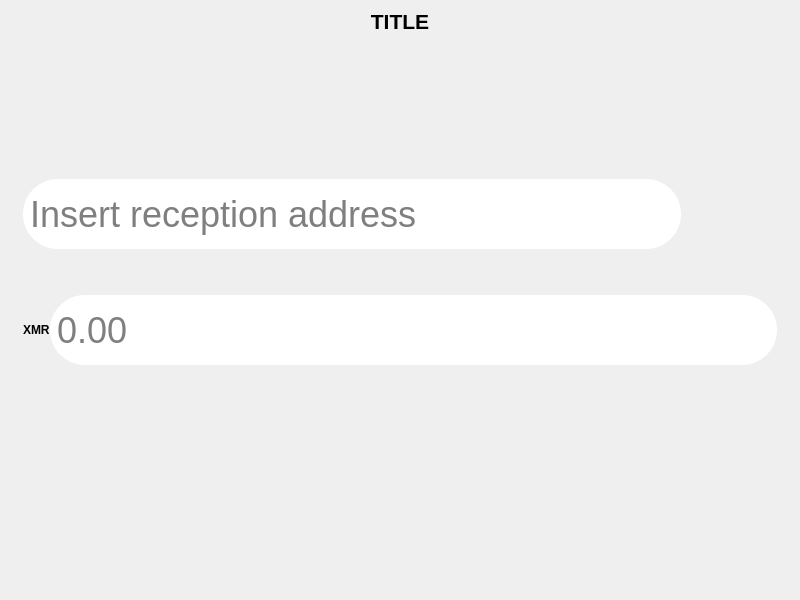
<?xml version="1.0" encoding="UTF-8"?>
<ui version="4.0">
 <class>MainWindow</class>
 <widget class="QMainWindow" name="MainWindow">
  <property name="geometry">
   <rect>
    <x>0</x>
    <y>0</y>
    <width>800</width>
    <height>600</height>
   </rect>
  </property>
  <property name="windowTitle">
   <string>XmrSigner Companion</string>
  </property>
  <property name="windowIcon">
   <iconset resource="icons.qrc">
    <normaloff>:/images/logo_black_188.png</normaloff>:/images/logo_black_188.png</iconset>
  </property>
  <widget class="QWidget" name="centralwidget">
   <property name="baseSize">
    <size>
     <width>0</width>
     <height>100</height>
    </size>
   </property>
   <layout class="QVBoxLayout" name="verticalLayout">
    <item>
     <widget class="QLabel" name="titleLabel">
      <property name="font">
       <font>
        <pointsize>16</pointsize>
        <bold>true</bold>
       </font>
      </property>
      <property name="text">
       <string>TITLE</string>
      </property>
      <property name="alignment">
       <set>Qt::AlignCenter</set>
      </property>
     </widget>
    </item>
    <item>
     <widget class="QStackedWidget" name="stackedWidget">
      <property name="currentIndex">
       <number>5</number>
      </property>
      <widget class="QWidget" name="scanViewWalletQrPage">
       <layout class="QHBoxLayout" name="verticalLayout_2">
        <item>
         <widget class="QLabel" name="scanImageLabel">
          <property name="minimumSize">
           <size>
            <width>200</width>
            <height>200</height>
           </size>
          </property>
          <property name="autoFillBackground">
           <bool>false</bool>
          </property>
          <property name="styleSheet">
           <string notr="true">QLabel {
											background-color: white;
											border-radius: 25px;
											padding: 20px;
												}</string>
          </property>
          <property name="text">
           <string/>
          </property>
          <property name="pixmap">
           <pixmap resource="icons.qrc">:/icons/icons/Cam qr.svg</pixmap>
          </property>
          <property name="scaledContents">
           <bool>false</bool>
          </property>
          <property name="alignment">
           <set>Qt::AlignCenter</set>
          </property>
         </widget>
        </item>
        <item>
         <spacer name="horizontalSpacer_5">
          <property name="orientation">
           <enum>Qt::Horizontal</enum>
          </property>
          <property name="sizeHint" stdset="0">
           <size>
            <width>40</width>
            <height>20</height>
           </size>
          </property>
         </spacer>
        </item>
        <item>
         <widget class="QLabel" name="scanInstructionLabel">
          <property name="frameShape">
           <enum>QFrame::StyledPanel</enum>
          </property>
          <property name="text">
           <string>SCAN INSTRUCTION</string>
          </property>
          <property name="alignment">
           <set>Qt::AlignCenter</set>
          </property>
          <property name="wordWrap">
           <bool>true</bool>
          </property>
         </widget>
        </item>
        <item>
         <spacer name="horizontalSpacer_4">
          <property name="orientation">
           <enum>Qt::Horizontal</enum>
          </property>
          <property name="sizeHint" stdset="0">
           <size>
            <width>40</width>
            <height>20</height>
           </size>
          </property>
         </spacer>
        </item>
       </layout>
      </widget>
      <widget class="QWidget" name="connectPage">
       <layout class="QHBoxLayout" name="verticalLayout_3">
        <item>
         <widget class="QLineEdit" name="nodeAddressEdit">
          <property name="styleSheet">
           <string notr="true">QLineEdit {
											background-color: white;
											color: black;
											font-size: 36px;
											border-radius: 35px;
											padding: 5px;
											min-height: 60px;
											max-height: 60px;
												}</string>
          </property>
          <property name="text">
           <string>http://127.0.0.1</string>
          </property>
          <property name="alignment">
           <set>Qt::AlignCenter</set>
          </property>
          <property name="placeholderText">
           <string>Node Address</string>
          </property>
         </widget>
        </item>
        <item>
         <spacer name="horizontalSpacer">
          <property name="orientation">
           <enum>Qt::Horizontal</enum>
          </property>
          <property name="sizeType">
           <enum>QSizePolicy::Minimum</enum>
          </property>
          <property name="sizeHint" stdset="0">
           <size>
            <width>40</width>
            <height>20</height>
           </size>
          </property>
         </spacer>
        </item>
        <item>
         <widget class="QLineEdit" name="nodePortEdit">
          <property name="styleSheet">
           <string notr="true">QLineEdit {
											background-color: white;
											color: black;
											font-size: 36px;
											border-radius: 35px;
											padding: 5px;
											min-height: 60px;
											max-height: 60px;
												}</string>
          </property>
          <property name="text">
           <string>18082</string>
          </property>
          <property name="maxLength">
           <number>6</number>
          </property>
          <property name="alignment">
           <set>Qt::AlignCenter</set>
          </property>
          <property name="placeholderText">
           <string>Node Port</string>
          </property>
         </widget>
        </item>
       </layout>
      </widget>
      <widget class="QWidget" name="walletSynchronizationPage">
       <layout class="QVBoxLayout" name="verticalLayout_4">
        <item>
         <spacer name="verticalSpacer_2">
          <property name="orientation">
           <enum>Qt::Vertical</enum>
          </property>
          <property name="sizeHint" stdset="0">
           <size>
            <width>20</width>
            <height>40</height>
           </size>
          </property>
         </spacer>
        </item>
        <item>
         <widget class="QProgressBar" name="syncProgressBar">
          <property name="styleSheet">
           <string notr="true">QProgressBar {
											background-color: white;
											border-radius: 60px;
											min-height: 100px;
											max-height: 100px;
											padding: 10px;
											text-align: center;
											color: purple;
											font-size: 50px;
											}
											QProgressBar::chunk {
											background-color: gray;
											border-radius: 50px;
												}</string>
          </property>
          <property name="value">
           <number>50</number>
          </property>
         </widget>
        </item>
        <item>
         <layout class="QHBoxLayout" name="horizontalLayout_2">
          <item>
           <spacer name="horizontalSpacer_2">
            <property name="orientation">
             <enum>Qt::Horizontal</enum>
            </property>
            <property name="sizeHint" stdset="0">
             <size>
              <width>40</width>
              <height>20</height>
             </size>
            </property>
           </spacer>
          </item>
          <item>
           <widget class="QLabel" name="label">
            <property name="minimumSize">
             <size>
              <width>32</width>
              <height>32</height>
             </size>
            </property>
            <property name="maximumSize">
             <size>
              <width>64</width>
              <height>64</height>
             </size>
            </property>
            <property name="styleSheet">
             <string notr="true">QLabel {
													fill: purple;
														}</string>
            </property>
            <property name="text">
             <string/>
            </property>
            <property name="pixmap">
             <pixmap resource="icons.qrc">:/icons/icons/Finger print.svg</pixmap>
            </property>
            <property name="scaledContents">
             <bool>true</bool>
            </property>
            <property name="margin">
             <number>10</number>
            </property>
           </widget>
          </item>
          <item>
           <widget class="QLabel" name="fingerprintLabel">
            <property name="font">
             <font>
              <family>Bitstream Charter</family>
              <pointsize>28</pointsize>
             </font>
            </property>
            <property name="text">
             <string>Fingerprint: 5DD259</string>
            </property>
            <property name="alignment">
             <set>Qt::AlignCenter</set>
            </property>
           </widget>
          </item>
          <item>
           <spacer name="horizontalSpacer_3">
            <property name="orientation">
             <enum>Qt::Horizontal</enum>
            </property>
            <property name="sizeHint" stdset="0">
             <size>
              <width>40</width>
              <height>20</height>
             </size>
            </property>
           </spacer>
          </item>
         </layout>
        </item>
        <item>
         <spacer name="verticalSpacer_3">
          <property name="orientation">
           <enum>Qt::Vertical</enum>
          </property>
          <property name="sizeHint" stdset="0">
           <size>
            <width>20</width>
            <height>40</height>
           </size>
          </property>
         </spacer>
        </item>
       </layout>
      </widget>
      <widget class="QWidget" name="outputsQrPage">
       <layout class="QHBoxLayout" name="verticalLayout_5">
        <item>
         <widget class="QLabel" name="qrCodeLabel">
          <property name="minimumSize">
           <size>
            <width>200</width>
            <height>200</height>
           </size>
          </property>
          <property name="text">
           <string/>
          </property>
          <property name="pixmap">
           <pixmap resource="icons.qrc">:/images/qr.png</pixmap>
          </property>
          <property name="scaledContents">
           <bool>false</bool>
          </property>
          <property name="alignment">
           <set>Qt::AlignCenter</set>
          </property>
         </widget>
        </item>
        <item>
         <widget class="QLabel" name="qrInstructionLabel">
          <property name="text">
           <string>SCAN WITH XMRSIGNER</string>
          </property>
          <property name="alignment">
           <set>Qt::AlignCenter</set>
          </property>
         </widget>
        </item>
       </layout>
      </widget>
      <widget class="QWidget" name="scanKeyImagesQrPage">
       <layout class="QHBoxLayout" name="verticalLayout_2">
        <item>
         <widget class="QLabel" name="scanImageLabel_2">
          <property name="minimumSize">
           <size>
            <width>200</width>
            <height>200</height>
           </size>
          </property>
          <property name="autoFillBackground">
           <bool>false</bool>
          </property>
          <property name="styleSheet">
           <string notr="true">QLabel {
											background-color: white;
											border-radius: 25px;
											padding: 20px;
												}</string>
          </property>
          <property name="text">
           <string/>
          </property>
          <property name="pixmap">
           <pixmap resource="icons.qrc">:/icons/icons/Cam qr.svg</pixmap>
          </property>
          <property name="scaledContents">
           <bool>false</bool>
          </property>
          <property name="alignment">
           <set>Qt::AlignCenter</set>
          </property>
         </widget>
        </item>
        <item>
         <spacer name="horizontalSpacer_6">
          <property name="orientation">
           <enum>Qt::Horizontal</enum>
          </property>
          <property name="sizeHint" stdset="0">
           <size>
            <width>40</width>
            <height>20</height>
           </size>
          </property>
         </spacer>
        </item>
        <item>
         <widget class="QLabel" name="scanInstructionLabel_2">
          <property name="frameShape">
           <enum>QFrame::StyledPanel</enum>
          </property>
          <property name="text">
           <string>SCAN INSTRUCTION</string>
          </property>
          <property name="alignment">
           <set>Qt::AlignCenter</set>
          </property>
          <property name="wordWrap">
           <bool>true</bool>
          </property>
         </widget>
        </item>
        <item>
         <spacer name="horizontalSpacer_7">
          <property name="orientation">
           <enum>Qt::Horizontal</enum>
          </property>
          <property name="sizeHint" stdset="0">
           <size>
            <width>40</width>
            <height>20</height>
           </size>
          </property>
         </spacer>
        </item>
       </layout>
      </widget>
      <widget class="QWidget" name="sendXmrPage">
       <layout class="QVBoxLayout" name="verticalLayout_6">
        <item>
         <spacer name="verticalSpacer">
          <property name="orientation">
           <enum>Qt::Vertical</enum>
          </property>
          <property name="sizeHint" stdset="0">
           <size>
            <width>20</width>
            <height>40</height>
           </size>
          </property>
         </spacer>
        </item>
        <item>
         <layout class="QHBoxLayout" name="addressLayout">
          <property name="spacing">
           <number>0</number>
          </property>
          <property name="leftMargin">
           <number>5</number>
          </property>
          <property name="rightMargin">
           <number>5</number>
          </property>
          <item>
           <widget class="QAddressLineEdit" name="addressLineEdit">
            <property name="styleSheet">
             <string notr="true">QLineEdit {
							      background-color: white;
							      color: black;
							      font-size: 36px;
							      border-radius: 35px;
							      padding: 5px;
							      min-height: 60px;
							      max-height: 60px;
								      }</string>
            </property>
            <property name="placeholderText">
             <string>Insert reception address</string>
            </property>
           </widget>
          </item>
          <item>
           <widget class="QPushButton" name="scanQRButton">
            <property name="styleSheet">
             <string notr="true">QPushButton {
							      background: transparent;
							      border-radius: 32px;
								      }</string>
            </property>
            <property name="text">
             <string/>
            </property>
            <property name="icon">
             <iconset resource="icons.qrc">
              <normaloff>:/icons/icons/Camera.svg</normaloff>:/icons/icons/Camera.svg</iconset>
            </property>
            <property name="iconSize">
             <size>
              <width>48</width>
              <height>48</height>
             </size>
            </property>
           </widget>
          </item>
          <item>
           <widget class="QPushButton" name="pasteButton">
            <property name="styleSheet">
             <string notr="true">QPushButton {
							      background: transparent;
							      border-radius: 32px;
								      }</string>
            </property>
            <property name="text">
             <string/>
            </property>
            <property name="icon">
             <iconset resource="icons.qrc">
              <normaloff>:/icons/icons/Past.svg</normaloff>:/icons/icons/Past.svg</iconset>
            </property>
            <property name="iconSize">
             <size>
              <width>48</width>
              <height>48</height>
             </size>
            </property>
           </widget>
          </item>
          <item>
           <widget class="QPushButton" name="addressBookButton">
            <property name="styleSheet">
             <string notr="true">QPushButton {
							      background: transparent;
							      border-radius: 32px;
								      }</string>
            </property>
            <property name="text">
             <string/>
            </property>
            <property name="icon">
             <iconset resource="icons.qrc">
              <normaloff>:/icons/icons/Répertoire.svg</normaloff>:/icons/icons/Répertoire.svg</iconset>
            </property>
            <property name="iconSize">
             <size>
              <width>48</width>
              <height>48</height>
             </size>
            </property>
           </widget>
          </item>
         </layout>
        </item>
        <item>
         <spacer name="verticalSpacer_5">
          <property name="orientation">
           <enum>Qt::Vertical</enum>
          </property>
          <property name="sizeType">
           <enum>QSizePolicy::Minimum</enum>
          </property>
          <property name="sizeHint" stdset="0">
           <size>
            <width>20</width>
            <height>40</height>
           </size>
          </property>
         </spacer>
        </item>
        <item>
         <layout class="QHBoxLayout" name="amountLayout">
          <property name="spacing">
           <number>0</number>
          </property>
          <property name="leftMargin">
           <number>5</number>
          </property>
          <property name="rightMargin">
           <number>5</number>
          </property>
          <item>
           <widget class="QLabel" name="xmrLabel">
            <property name="styleSheet">
             <string notr="true">QLabel {
background-color: transparent;
z-index: 2;
color: black;
font-weight: bold;
}</string>
            </property>
            <property name="text">
             <string>XMR</string>
            </property>
           </widget>
          </item>
          <item>
           <widget class="QAmountLineEdit" name="amountLineEdit">
            <property name="styleSheet">
             <string notr="true">QLineEdit {
							      background-color: white;
							      color: black;
							      font-size: 36px;
							      border-radius: 35px;
							      padding: 5px;
							      min-height: 60px;
							      max-height: 60px;
								      }</string>
            </property>
            <property name="placeholderText">
             <string>0.00</string>
            </property>
           </widget>
          </item>
         </layout>
        </item>
        <item>
         <spacer name="verticalSpacer_4">
          <property name="orientation">
           <enum>Qt::Vertical</enum>
          </property>
          <property name="sizeHint" stdset="0">
           <size>
            <width>20</width>
            <height>40</height>
           </size>
          </property>
         </spacer>
        </item>
       </layout>
      </widget>
      <widget class="QWidget" name="unsignedTransactionQrPage">
       <layout class="QHBoxLayout" name="verticalLayout_7">
        <item>
         <widget class="QLabel" name="scanImageLabel_3">
          <property name="minimumSize">
           <size>
            <width>200</width>
            <height>200</height>
           </size>
          </property>
          <property name="autoFillBackground">
           <bool>false</bool>
          </property>
          <property name="styleSheet">
           <string notr="true"/>
          </property>
          <property name="text">
           <string/>
          </property>
          <property name="pixmap">
           <pixmap resource="icons.qrc">:/images/qr.png</pixmap>
          </property>
          <property name="scaledContents">
           <bool>false</bool>
          </property>
          <property name="alignment">
           <set>Qt::AlignCenter</set>
          </property>
         </widget>
        </item>
        <item>
         <spacer name="horizontalSpacer_10">
          <property name="orientation">
           <enum>Qt::Horizontal</enum>
          </property>
          <property name="sizeHint" stdset="0">
           <size>
            <width>40</width>
            <height>20</height>
           </size>
          </property>
         </spacer>
        </item>
        <item>
         <widget class="QLabel" name="scanInstructionLabel_3">
          <property name="frameShape">
           <enum>QFrame::StyledPanel</enum>
          </property>
          <property name="text">
           <string>SCAN INSTRUCTION</string>
          </property>
          <property name="alignment">
           <set>Qt::AlignCenter</set>
          </property>
          <property name="wordWrap">
           <bool>true</bool>
          </property>
         </widget>
        </item>
        <item>
         <spacer name="horizontalSpacer_11">
          <property name="orientation">
           <enum>Qt::Horizontal</enum>
          </property>
          <property name="sizeHint" stdset="0">
           <size>
            <width>40</width>
            <height>20</height>
           </size>
          </property>
         </spacer>
        </item>
       </layout>
      </widget>
      <widget class="QWidget" name="scanSignedTransactionQrPage">
       <layout class="QHBoxLayout" name="verticalLayout_8">
        <item>
         <widget class="QLabel" name="scanImageLabel_4">
          <property name="minimumSize">
           <size>
            <width>200</width>
            <height>200</height>
           </size>
          </property>
          <property name="autoFillBackground">
           <bool>false</bool>
          </property>
          <property name="styleSheet">
           <string notr="true">QLabel {
					      background-color: white;
					      border-radius: 25px;
					      padding: 20px;
						      }</string>
          </property>
          <property name="text">
           <string/>
          </property>
          <property name="pixmap">
           <pixmap resource="icons.qrc">:/icons/icons/Cam qr.svg</pixmap>
          </property>
          <property name="scaledContents">
           <bool>false</bool>
          </property>
          <property name="alignment">
           <set>Qt::AlignCenter</set>
          </property>
         </widget>
        </item>
        <item>
         <spacer name="horizontalSpacer_12">
          <property name="orientation">
           <enum>Qt::Horizontal</enum>
          </property>
          <property name="sizeHint" stdset="0">
           <size>
            <width>40</width>
            <height>20</height>
           </size>
          </property>
         </spacer>
        </item>
        <item>
         <widget class="QLabel" name="scanInstructionLabel_4">
          <property name="frameShape">
           <enum>QFrame::StyledPanel</enum>
          </property>
          <property name="text">
           <string>SCAN INSTRUCTION</string>
          </property>
          <property name="alignment">
           <set>Qt::AlignCenter</set>
          </property>
          <property name="wordWrap">
           <bool>true</bool>
          </property>
         </widget>
        </item>
        <item>
         <spacer name="horizontalSpacer_13">
          <property name="orientation">
           <enum>Qt::Horizontal</enum>
          </property>
          <property name="sizeHint" stdset="0">
           <size>
            <width>40</width>
            <height>20</height>
           </size>
          </property>
         </spacer>
        </item>
       </layout>
      </widget>
      <widget class="QWidget" name="sendTransactionPage">
       <layout class="QVBoxLayout" name="verticalLayout_10"/>
      </widget>
     </widget>
    </item>
    <item>
     <widget class="QWidget" name="navigationWidget" native="true">
      <layout class="QHBoxLayout" name="horizontalLayout">
       <item>
        <widget class="QPushButton" name="prevButton">
         <property name="minimumSize">
          <size>
           <width>0</width>
           <height>64</height>
          </size>
         </property>
         <property name="maximumSize">
          <size>
           <width>64</width>
           <height>64</height>
          </size>
         </property>
         <property name="styleSheet">
          <string notr="true">QPushButton {
						    border-radius: 32px;
						    }

						    QPushButton::hover {
						    color: purlpe;
						    background-color: rgba(255,0, 255,0.7);
						    }


						    QPushButton::disabled {
						    icon: unset;
						    background-color: transparent;
							    }</string>
         </property>
         <property name="text">
          <string/>
         </property>
         <property name="icon">
          <iconset resource="icons.qrc">
           <normaloff>:/icons/icons/Previous.svg</normaloff>:/icons/icons/Previous.svg</iconset>
         </property>
         <property name="iconSize">
          <size>
           <width>64</width>
           <height>64</height>
          </size>
         </property>
        </widget>
       </item>
       <item alignment="Qt::AlignHCenter">
        <widget class="QFrame" name="dotProgressIndicatorFrame">
         <property name="minimumSize">
          <size>
           <width>0</width>
           <height>20</height>
          </size>
         </property>
         <property name="frameShape">
          <enum>QFrame::StyledPanel</enum>
         </property>
         <property name="frameShadow">
          <enum>QFrame::Raised</enum>
         </property>
        </widget>
       </item>
       <item>
        <widget class="QPushButton" name="nextButton">
         <property name="minimumSize">
          <size>
           <width>0</width>
           <height>64</height>
          </size>
         </property>
         <property name="maximumSize">
          <size>
           <width>64</width>
           <height>64</height>
          </size>
         </property>
         <property name="baseSize">
          <size>
           <width>100</width>
           <height>100</height>
          </size>
         </property>
         <property name="styleSheet">
          <string notr="true">QPushButton {
						    border-radius: 32px;
						    }

						    QPushButton::hover {
						    color: purlpe;
						    background-color: rgba(255,0, 255,0.7);
						    }


						    QPushButton::disabled {
						    icon: unset;
						    background-color: transparent;
							    }</string>
         </property>
         <property name="text">
          <string/>
         </property>
         <property name="icon">
          <iconset resource="icons.qrc">
           <normaloff>:/icons/icons/Next.svg</normaloff>:/icons/icons/Next.svg</iconset>
         </property>
         <property name="iconSize">
          <size>
           <width>64</width>
           <height>64</height>
          </size>
         </property>
        </widget>
       </item>
      </layout>
     </widget>
    </item>
   </layout>
  </widget>
 </widget>
 <customwidgets>
  <customwidget>
   <class>QAddressLineEdit</class>
   <extends>QLineEdit</extends>
   <header>qaddresslineedit.h</header>
  </customwidget>
  <customwidget>
   <class>QAmountLineEdit</class>
   <extends>QLineEdit</extends>
   <header>qamountlineedit.h</header>
  </customwidget>
 </customwidgets>
 <resources>
  <include location="icons.qrc"/>
 </resources>
 <connections/>
</ui>
